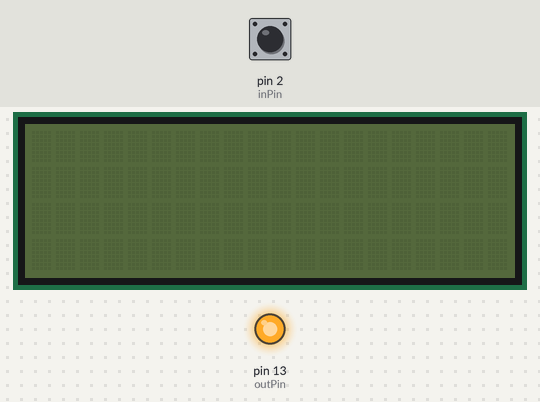
A sketch run on a simulated Arduino Uno, built with avr-gcc and run on an emulated ATmega328P. Shown: 20×4 character LCD, output pins drawn as LEDs (lit = HIGH). The test bench sets the inputs (shaded band); at power-on: pin 2 (inPin) LOW.

Above: at 1.2 s.
1.3 s: pin 2 (inPin) driven HIGH
At 2.0 s:
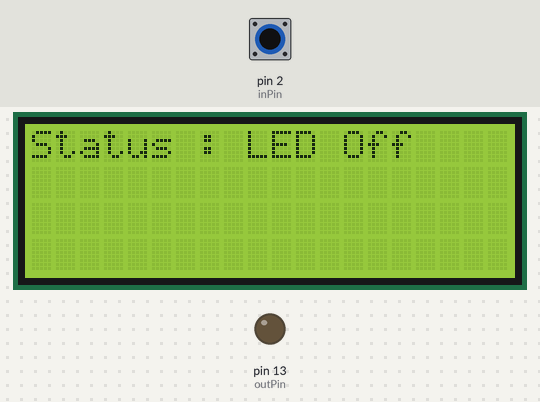
2.8 s: pin 2 (inPin) pulsed LOW 2 times (0.12 s each, 0.3 s apart)
At 3.1 s:
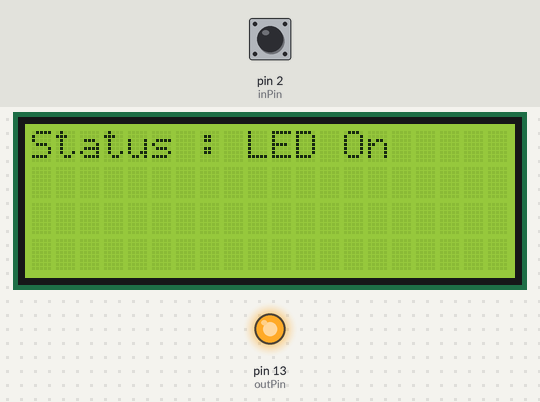
Timing chart, 0 to 5.8 s (numbered marks = the images above; inputs shaded):
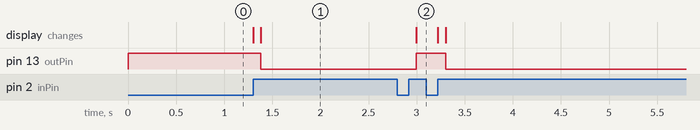

The sketch:

lcd_displaying_status__of_led_with_button.ino
```cpp
#include <Wire.h>
#include <LCD.h>
#include <LiquidCrystal_I2C.h>
  LiquidCrystal_I2C lcd(0x27,2,1,0,4,5,6,7,3,POSITIVE);
int inPin = 2;         // the number of the input pin
int outPin = 13;       // the number of the output pin

int state = HIGH;      // the current state of the output pin
int reading;           // the current reading from the input pin
int previous = LOW;    // the previous reading from the input pin

// the follow variables are long's because the time, measured in miliseconds,
// will quickly become a bigger number than can be stored in an int.
long time = 0;         // the last time the output pin was toggled
long debounce = 200;   // the debounce time, increase if the output flickers

void setup()
{
  pinMode(inPin, INPUT);
  pinMode(outPin, OUTPUT);
}

void loop()
{
  reading = digitalRead(inPin);

  // if the input just went from LOW and HIGH and we've waited long enough
  // to ignore any noise on the circuit, toggle the output pin and remember
  // the time
  if (reading == HIGH && previous == LOW && millis() - time > debounce) {
    if (state == HIGH){
      state = LOW;
  lcd.clear();
  lcd.begin(20,4);
  lcd.backlight();
  lcd.setCursor(0,0);
  lcd.print("Status : LED Off");
    }
    else{
      state = HIGH;

  lcd.begin(20,4);
  lcd.backlight();
  lcd.setCursor(0,0);
  lcd.print("Status : LED On");
  /*lcd.setCursor(0,1);
  lcd.print("Made by: ");
  lcd.setCursor(9,1);
  lcd.print("Jonathan");
  lcd.setCursor(0,2);
  lcd.print("Studying in: ");
  lcd.setCursor(13,2);
  lcd.print("UCLM");
  lcd.setCursor(0,3);
  lcd.print("Goal: ");
  lcd.setCursor(6,3);
  lcd.print("Programmer");
  */
    time = millis();
  }
  }
  digitalWrite(outPin, state);
  previous = reading;
}
```

Measured:
- after the input at 1.3 s, pin 13 (outPin): HIGH → LOW after 0.08 s; the display: first changes at once (image 1 shows a later state)
- after the input at 2.8 s, pin 13 (outPin): LOW → HIGH after 0.20 s, → LOW 0.30 s later; the display: changes after 0.20 s (image 2)
